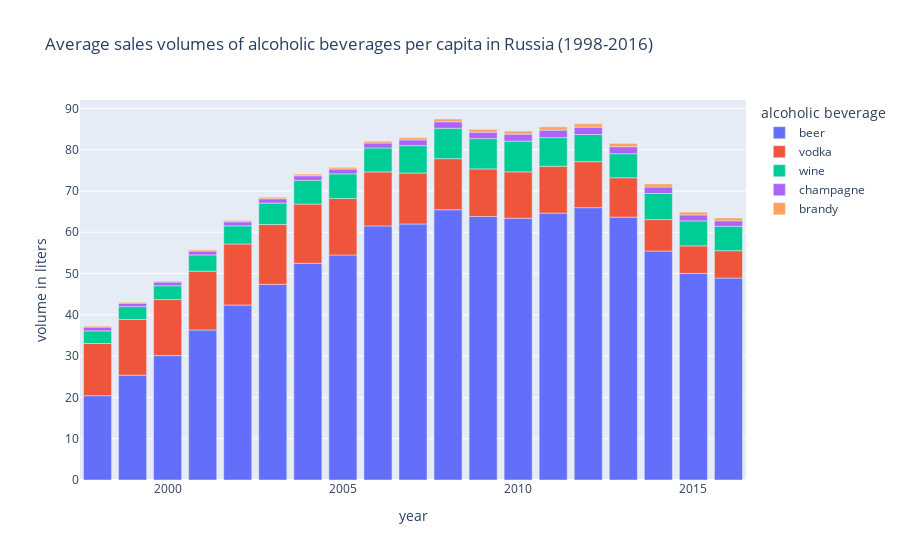

The notebook cell this image was saved under:
### Code cell
make_bar_chart(df_data,df_data.index,drink_cat,
               "Average sales volumes of alcoholic beverages per capita in Russia (1998-2016)",
               {"value":"volume in liters", "variable":"alcoholic beverage"})

### Figure 1 — Plotly figure (JSON) as saved in the notebook; plotly's stock layout.template omitted (floating-point values rounded to 4 significant figures)
{"data": [{"alignmentgroup": "True", "hovertemplate": "alcoholic beverage=beer<br>year=%{x}<br>volume in liters=%{y}<extra></extra>", "legendgroup": "beer", "marker": {"color": "#636efa", "pattern": {"shape": ""}}, "name": "beer", "offsetgroup": "beer", "orientation": "v", "showlegend": true, "textposition": "auto", "type": "bar", "x": [1998, 1999, 2000, 2001, 2002, 2003, 2004, 2005, 2006, 2007, 2008, 2009, 2010, 2011, 2012, 2013, 2014, 2015, 2016], "xaxis": "x", "y": [20.42, 25.4, 30.13, 36.34, 42.38, 47.37, 52.49, 54.5, 61.54, 62.01, 65.45, 63.82, 63.39, 64.64, 65.96, 63.67, 55.46, 50.04, 48.91], "yaxis": "y"}, {"alignmentgroup": "True", "hovertemplate": "alcoholic beverage=vodka<br>year=%{x}<br>volume in liters=%{y}<extra></extra>", "legendgroup": "vodka", "marker": {"color": "#EF553B", "pattern": {"shape": ""}}, "name": "vodka", "offsetgroup": "vodka", "orientation": "v", "showlegend": true, "textposition": "auto", "type": "bar", "x": [1998, 1999, 2000, 2001, 2002, 2003, 2004, 2005, 2006, 2007, 2008, 2009, 2010, 2011, 2012, 2013, 2014, 2015, 2016], "xaxis": "x", "y": [12.67, 13.47, 13.57, 14.24, 14.79, 14.52, 14.33, 13.67, 13.09, 12.34, 12.38, 11.53, 11.24, 11.34, 11.14, 9.528, 7.606, 6.667, 6.625], "yaxis": "y"}, {"alignmentgroup": "True", "hovertemplate": "alcoholic beverage=wine<br>year=%{x}<br>volume in liters=%{y}<extra></extra>", "legendgroup": "wine", "marker": {"color": "#00cc96", "pattern": {"shape": ""}}, "name": "wine", "offsetgroup": "wine", "orientation": "v", "showlegend": true, "textposition": "auto", "type": "bar", "x": [1998, 1999, 2000, 2001, 2002, 2003, 2004, 2005, 2006, 2007, 2008, 2009, 2010, 2011, 2012, 2013, 2014, 2015, 2016], "xaxis": "x", "y": [3.03, 3.121, 3.343, 3.938, 4.402, 5.184, 5.768, 5.971, 5.789, 6.626, 7.365, 7.337, 7.435, 6.939, 6.567, 5.825, 6.319, 6.053, 5.91], "yaxis": "y"}, {"alignmentgroup": "True", "hovertemplate": "alcoholic beverage=champagne<br>year=%{x}<br>volume in liters=%{y}<extra></extra>", "legendgroup": "champagne", "marker": {"color": "#ab63fa", "pattern": {"shape": ""}}, "name": "champagne", "offsetgroup": "champagne", "orientation": "v", "showlegend": true, "textposition": "auto", "type": "bar", "x": [1998, 1999, 2000, 2001, 2002, 2003, 2004, 2005, 2006, 2007, 2008, 2009, 2010, 2011, 2012, 2013, 2014, 2015, 2016], "xaxis": "x", "y": [0.9136, 0.8469, 0.8926, 0.9317, 0.9671, 1.035, 1.094, 1.172, 1.217, 1.406, 1.57, 1.548, 1.696, 1.818, 1.783, 1.706, 1.584, 1.44, 1.335], "yaxis": "y"}, {"alignmentgroup": "True", "hovertemplate": "alcoholic beverage=brandy<br>year=%{x}<br>volume in liters=%{y}<extra></extra>", "legendgroup": "brandy", "marker": {"color": "#FFA15A", "pattern": {"shape": ""}}, "name": "brandy", "offsetgroup": "brandy", "orientation": "v", "showlegend": true, "textposition": "auto", "type": "bar", "x": [1998, 1999, 2000, 2001, 2002, 2003, 2004, 2005, 2006, 2007, 2008, 2009, 2010, 2011, 2012, 2013, 2014, 2015, 2016], "xaxis": "x", "y": [0.2289, 0.2109, 0.2337, 0.2756, 0.3207, 0.3634, 0.3927, 0.4111, 0.437, 0.5346, 0.6704, 0.6827, 0.7346, 0.7873, 0.8284, 0.8025, 0.747, 0.6771, 0.6711], "yaxis": "y"}], "layout": {"barmode": "relative", "legend": {"title": {"text": "alcoholic beverage"}, "tracegroupgap": 0}, "title": {"text": "Average sales volumes of alcoholic beverages per capita in Russia (1998-2016)"}, "xaxis": {"anchor": "y", "domain": [0, 1], "title": {"text": "year"}}, "yaxis": {"anchor": "x", "domain": [0, 1], "title": {"text": "volume in liters"}}}}
